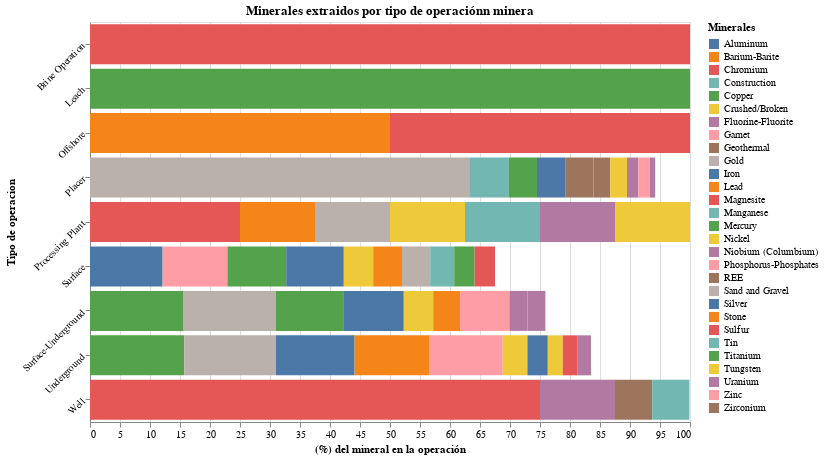

Notebook code for this chart:
### Markdown cell above
Parecido al caso anterior, la tabla superior muestra los top 10 minerales más extraídos por tipo de operación minera.

Se observa que hay tipos de operaciones que se dedican exclusivamente a un tipo de mineral, por ejemplo, la operación "Brine Operation" solo extrae Magnesio. Por otro lado, tenemos operaciones que manejan más minerales, como son "Surface", "Surface-Underground" y "Underground". Además, se logra ver que dentro del top 10 de tipos de minerales que manejan las operaciones "Surface", solo están cubriendo el 67% del total de su diversidad de minerales extraídos.

### Code cell
chart = alt.Chart(gdf_minas_group_top10).mark_bar().encode(
    y=alt.X('oper_type:N', axis=alt.Axis(title='Tipo de operacion',labelAngle = -45)),
    x=alt.Y('frelativa:Q', axis=alt.Axis(title='(%) del mineral en la operación')),
    color=alt.Color('commod1', title='Minerales'),
    order=alt.Order(
      # Sort the segments of the bars by this field
      'frelativa',
      sort='descending'
    ),
    tooltip=['commod1:N']
).properties(
    width=600,
    height=400,
    title='Minerales extraidos por tipo de operaciónn minera'
)
chart

### Figure 1 — Vega-Lite specification as saved in the notebook (floating-point values rounded to 4 significant figures)
{"config": {"view": {"continuousWidth": 400, "continuousHeight": 300}}, "data": {"name": "data-3e4c0b5cc030b8258dc902d24386abcf"}, "mark": "bar", "encoding": {"color": {"field": "commod1", "title": "Minerales", "type": "nominal"}, "order": {"field": "frelativa", "sort": "descending", "type": "quantitative"}, "tooltip": [{"field": "commod1", "type": "nominal"}], "x": {"axis": {"title": "(%) del mineral en la operación"}, "field": "frelativa", "type": "quantitative"}, "y": {"axis": {"labelAngle": -45, "title": "Tipo de operacion"}, "field": "oper_type", "type": "nominal"}}, "height": 400, "title": "Minerales extraidos por tipo de operaciónn minera", "width": 600, "$schema": "https://vega.github.io/schema/vega-lite/v4.17.0.json", "datasets": {"data-3e4c0b5cc030b8258dc902d24386abcf": [{"oper_type": "Brine Operation", "commod1": "Magnesite", "cantidad": 4, "total_por_operacion": 4, "frelativa": 100.0, "frelativa_acum": 100.0}, {"oper_type": "Leach", "commod1": "Copper", "cantidad": 3, "total_por_operacion": 3, "frelativa": 100.0, "frelativa_acum": 100.0}, {"oper_type": "Offshore", "commod1": "Barium-Barite", "cantidad": 1, "total_por_operacion": 2, "frelativa": 50.0, "frelativa_acum": 50.0}, {"oper_type": "Offshore", "commod1": "Sulfur", "cantidad": 1, "total_por_operacion": 2, "frelativa": 50.0, "frelativa_acum": 100.0}, {"oper_type": "Placer", "commod1": "Gold", "cantidad": 67, "total_por_operacion": 106, "frelativa": 63.2, "frelativa_acum": 63.2}, {"oper_type": "Placer", "commod1": "Tin", "cantidad": 7, "total_por_operacion": 106, "frelativa": 6.6, "frelativa_acum": 69.8}, {"oper_type": "Placer", "commod1": "Titanium", "cantidad": 5, "total_por_operacion": 106, "frelativa": 4.7, "frelativa_acum": 74.5}, {"oper_type": "Placer", "commod1": "Silver", "cantidad": 5, "total_por_operacion": 106, "frelativa": 4.7, "frelativa_acum": 79.2}, {"oper_type": "Placer", "commod1": "REE", "cantidad": 5, "total_por_operacion": 106, "frelativa": 4.7, "frelativa_acum": 83.9}, {"oper_type": "Placer", "commod1": "Zirconium", "cantidad": 3, "total_por_operacion": 106, "frelativa": 2.8, "frelativa_acum": 86.7}, {"oper_type": "Placer", "commod1": "Tungsten", "cantidad": 3, "total_por_operacion": 106, "frelativa": 2.8, "frelativa_acum": 89.5}, {"oper_type": "Placer", "commod1": "Niobium (Columbium)", "cantidad": 2, "total_por_operacion": 106, "frelativa": 1.9, "frelativa_acum": 91.4}, {"oper_type": "Placer", "commod1": "Garnet", "cantidad": 2, "total_por_operacion": 106, "frelativa": 1.9, "frelativa_acum": 93.3}, {"oper_type": "Placer", "commod1": "Uranium", "cantidad": 1, "total_por_operacion": 106, "frelativa": 0.9, "frelativa_acum": 94.2}, {"oper_type": "Processing Plant", "commod1": "Magnesite", "cantidad": 2, "total_por_operacion": 8, "frelativa": 25.0, "frelativa_acum": 25.0}, {"oper_type": "Processing Plant", "commod1": "Stone", "cantidad": 1, "total_por_operacion": 8, "frelativa": 12.5, "frelativa_acum": 37.5}, {"oper_type": "Processing Plant", "commod1": "Sand and Gravel", "cantidad": 1, "total_por_operacion": 8, "frelativa": 12.5, "frelativa_acum": 50.0}, {"oper_type": "Processing Plant", "commod1": "Nickel", "cantidad": 1, "total_por_operacion": 8, "frelativa": 12.5, "frelativa_acum": 62.5}, {"oper_type": "Processing Plant", "commod1": "Construction", "cantidad": 1, "total_por_operacion": 8, "frelativa": 12.5, "frelativa_acum": 75.0}, {"oper_type": "Processing Plant", "commod1": "Fluorine-Fluorite", "cantidad": 1, "total_por_operacion": 8, "frelativa": 12.5, "frelativa_acum": 87.5}, {"oper_type": "Processing Plant", "commod1": "Crushed/Broken", "cantidad": 1, "total_por_operacion": 8, "frelativa": 12.5, "frelativa_acum": 100.0}, {"oper_type": "Surface", "commod1": "Iron", "cantidad": 162, "total_por_operacion": 1337, "frelativa": 12.1, "frelativa_acum": 12.1}, {"oper_type": "Surface", "commod1": "Phosphorus-Phosphates", "cantidad": 144, "total_por_operacion": 1337, "frelativa": 10.8, "frelativa_acum": 22.9}, {"oper_type": "Surface", "commod1": "Copper", "cantidad": 131, "total_por_operacion": 1337, "frelativa": 9.8, "frelativa_acum": 32.7}, {"oper_type": "Surface", "commod1": "Aluminum", "cantidad": 128, "total_por_operacion": 1337, "frelativa": 9.6, "frelativa_acum": 42.3}, {"oper_type": "Surface", "commod1": "Nickel", "cantidad": 66, "total_por_operacion": 1337, "frelativa": 4.9, "frelativa_acum": 47.2}, {"oper_type": "Surface", "commod1": "Barium-Barite", "cantidad": 64, "total_por_operacion": 1337, "frelativa": 4.8, "frelativa_acum": 52.0}, {"oper_type": "Surface", "commod1": "Gold", "cantidad": 63, "total_por_operacion": 1337, "frelativa": 4.7, "frelativa_acum": 56.7}, {"oper_type": "Surface", "commod1": "Tin", "cantidad": 54, "total_por_operacion": 1337, "frelativa": 4.0, "frelativa_acum": 60.7}, {"oper_type": "Surface", "commod1": "Titanium", "cantidad": 46, "total_por_operacion": 1337, "frelativa": 3.4, "frelativa_acum": 64.1}, {"oper_type": "Surface", "commod1": "Chromium", "cantidad": 45, "total_por_operacion": 1337, "frelativa": 3.4, "frelativa_acum": 67.5}, {"oper_type": "Surface-Underground", "commod1": "Copper", "cantidad": 72, "total_por_operacion": 466, "frelativa": 15.5, "frelativa_acum": 15.5}, {"oper_type": "Surface-Underground", "commod1": "Gold", "cantidad": 72, "total_por_operacion": 466, "frelativa": 15.5, "frelativa_acum": 31.0}, {"oper_type": "Surface-Underground", "commod1": "Mercury", "cantidad": 52, "total_por_operacion": 466, "frelativa": 11.2, "frelativa_acum": 42.2}, {"oper_type": "Surface-Underground", "commod1": "Silver", "cantidad": 47, "total_por_operacion": 466, "frelativa": 10.1, "frelativa_acum": 52.3}, {"oper_type": "Surface-Underground", "commod1": "Tungsten", "cantidad": 23, "total_por_operacion": 466, "frelativa": 4.9, "frelativa_acum": 57.2}, {"oper_type": "Surface-Underground", "commod1": "Lead", "cantidad": 21, "total_por_operacion": 466, "frelativa": 4.5, "frelativa_acum": 61.7}, {"oper_type": "Surface-Underground", "commod1": "Zinc", "cantidad": 20, "total_por_operacion": 466, "frelativa": 4.3, "frelativa_acum": 66.0}, {"oper_type": "Surface-Underground", "commod1": "Phosphorus-Phosphates", "cantidad": 18, "total_por_operacion": 466, "frelativa": 3.9, "frelativa_acum": 69.9}, {"oper_type": "Surface-Underground", "commod1": "Uranium", "cantidad": 14, "total_por_operacion": 466, "frelativa": 3.0, "frelativa_acum": 72.9}, {"oper_type": "Surface-Underground", "commod1": "Fluorine-Fluorite", "cantidad": 14, "total_por_operacion": 466, "frelativa": 3.0, "frelativa_acum": 75.9}, {"oper_type": "Underground", "commod1": "Copper", "cantidad": 337, "total_por_operacion": 2152, "frelativa": 15.7, "frelativa_acum": 15.7}, {"oper_type": "Underground", "commod1": "Gold", "cantidad": 329, "total_por_operacion": 2152, "frelativa": 15.3, "frelativa_acum": 31.0}, {"oper_type": "Underground", "commod1": "Silver", "cantidad": 282, "total_por_operacion": 2152, "frelativa": 13.1, "frelativa_acum": 44.1}, {"oper_type": "Underground", "commod1": "Lead", "cantidad": 269, "total_por_operacion": 2152, "frelativa": 12.5, "frelativa_acum": 56.6}, {"oper_type": "Underground", "commod1": "Zinc", "cantidad": 262, "total_por_operacion": 2152, "frelativa": 12.2, "frelativa_acum": 68.8}, {"oper_type": "Underground", "commod1": "Tungsten", "cantidad": 89, "total_por_operacion": 2152, "frelativa": 4.1, "frelativa_acum": 72.9}, {"oper_type": "Underground", "commod1": "Iron", "cantidad": 73, "total_por_operacion": 2152, "frelativa": 3.4, "frelativa_acum": 76.3}, {"oper_type": "Underground", "commod1": "Nickel", "cantidad": 53, "total_por_operacion": 2152, "frelativa": 2.5, "frelativa_acum": 78.8}, {"oper_type": "Underground", "commod1": "Chromium", "cantidad": 51, "total_por_operacion": 2152, "frelativa": 2.4, "frelativa_acum": 81.2}, {"oper_type": "Underground", "commod1": "Fluorine-Fluorite", "cantidad": 49, "total_por_operacion": 2152, "frelativa": 2.3, "frelativa_acum": 83.5}, {"oper_type": "Well", "commod1": "Sulfur", "cantidad": 12, "total_por_operacion": 16, "frelativa": 75.0, "frelativa_acum": 75.0}, {"oper_type": "Well", "commod1": "Uranium", "cantidad": 2, "total_por_operacion": 16, "frelativa": 12.5, "frelativa_acum": 87.5}, {"oper_type": "Well", "commod1": "Geothermal", "cantidad": 1, "total_por_operacion": 16, "frelativa": 6.2, "frelativa_acum": 93.7}, {"oper_type": "Well", "commod1": "Manganese", "cantidad": 1, "total_por_operacion": 16, "frelativa": 6.2, "frelativa_acum": 99.9}]}}
